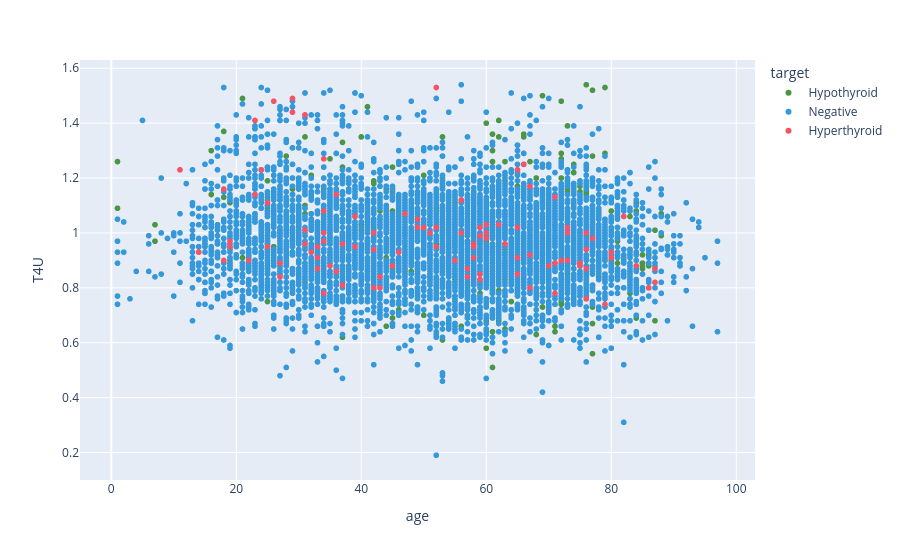

The code cell stored with this chart in its notebook:
### Markdown cell above
##### Plot of Age vs T4U with Target Labels

### Code cell
fig1 = px.scatter(data, x='age', y='T4U', color='target', color_discrete_map={'Hypothyroid': '#4b9546', 'Hyperthyroid': '#F65366', 'Negative': '#3498db'})
fig1.show()

### Figure 1 — Plotly figure (JSON) as saved in the notebook; plotly's stock layout.template omitted (floating-point values rounded to 4 significant figures; data arrays with more than 128 entries replaced by an {"elided": "..."} marker saying what was removed)
{"data": [{"hovertemplate": "target=Hypothyroid<br>age=%{x}<br>T4U=%{y}<extra></extra>", "legendgroup": "Hypothyroid", "marker": {"color": "#4b9546", "symbol": "circle"}, "mode": "markers", "name": "Hypothyroid", "showlegend": true, "type": "scattergl", "x": {"elided": "511 int values"}, "xaxis": "x", "y": {"elided": "511 float values"}, "yaxis": "y"}, {"hovertemplate": "target=Negative<br>age=%{x}<br>T4U=%{y}<extra></extra>", "legendgroup": "Negative", "marker": {"color": "#3498db", "symbol": "circle"}, "mode": "markers", "name": "Negative", "showlegend": true, "type": "scattergl", "x": {"elided": "5890 int values"}, "xaxis": "x", "y": {"elided": "5890 float values"}, "yaxis": "y"}, {"hovertemplate": "target=Hyperthyroid<br>age=%{x}<br>T4U=%{y}<extra></extra>", "legendgroup": "Hyperthyroid", "marker": {"color": "#F65366", "symbol": "circle"}, "mode": "markers", "name": "Hyperthyroid", "showlegend": true, "type": "scattergl", "x": [75, 86, 34, 58, 32, 14, 23, 35, 27, 25, 82, 59, 24, 29, 80, 31, 34, 31, 59, 22, 31, 73, 37, 47, 46, 87, 33, 80, 34, 60, 11, 87, 18, 19, 58, 26, 71, 59, 70, 33, 58, 65, 60, 65, 39, 77, 57, 55, 79, 63, 49, 72, 18, 29, 76, 71, 59, 52, 56, 34, 75, 51, 50, 56, 76, 73, 60, 42, 52, 42, 65, 49, 34, 27, 75, 36, 57, 45, 62, 52, 67, 23, 67, 76, 66, 42, 76, 84, 36, 71, 33, 39, 73, 67, 37, 43, 25, 65, 19, 43], "xaxis": "x", "y": [0.89, 0.8, 0.97, 0.91, 0.93, 0.93, 1.14, 0.88, 0.89, 0.95, 1.06, 0.85, 1.23, 1.44, 0.91, 0.96, 0.78, 1.01, 1.02, 0.9, 1.43, 1.02, 0.96, 1.07, 0.93, 0.87, 0.91, 0.93, 1.27, 1, 1.23, 0.82, 0.9, 0.95, 0.95, 1.48, 0.78, 0.99, 0.88, 0.87, 0.96, 1.23, 0.98, 0.91, 1.06, 0.98, 0.84, 0.9, 0.74, 0.96, 1.02, 0.9, 1.16, 1.49, 0.87, 0.89, 0.83, 0.95, 1, 1, 0.88, 1, 1.02, 1.12, 0.76, 0.9, 1.03, 0.8, 1.02, 1, 0.85, 1.05, 1.08, 0.84, 0.88, 0.86, 0.87, 0.88, 1.03, 1.53, 1.17, 1.41, 0.8, 0.94, 1.25, 0.94, 1, 0.88, 1.14, 1.13, 0.95, 0.95, 1, 0.92, 0.81, 0.84, 1.11, 1.02, 0.97, 0.8], "yaxis": "y"}], "layout": {"legend": {"title": {"text": "target"}, "tracegroupgap": 0}, "margin": {"t": 60}, "xaxis": {"anchor": "y", "domain": [0, 1], "title": {"text": "age"}}, "yaxis": {"anchor": "x", "domain": [0, 1], "title": {"text": "T4U"}}}}
